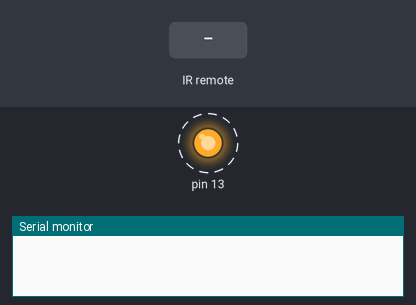
A sketch run on a simulated Arduino Uno, built with avr-gcc and run on an emulated ATmega328P. Parts: output pins drawn as LEDs (lit = HIGH), the last lines printed to the serial monitor. Dashed ring = blinking. The inputs (shaded band) are chosen by the test bench.

Above: at 0.9 s.
1.3 s: infrared code 0xBA45FF00 received
At 1.75 s:
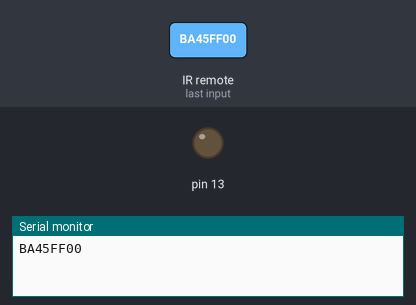
4.3 s: infrared code 0xB946FF00 received
At 4.5 s:
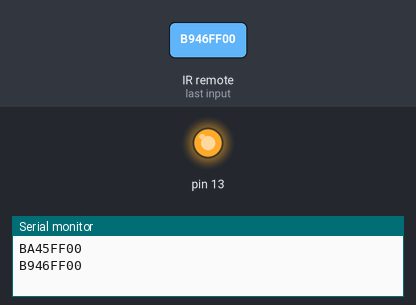
Timing chart, 0 to 13.3 s (numbered marks = the images above; inputs shaded):
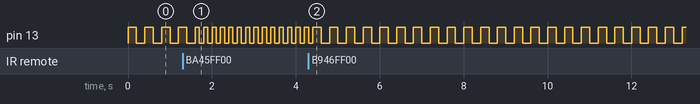

The sketch:

IR_Ctrl_LED.ino
```cpp
#include <IRremote.h> //库版本 3.7.1
volatile int time;    //闪烁时间间隔
IRrecv irrecv_A3(A3); //设定红外接收引脚为A3

void setup(){
  time = 200;             //赋初值200ms
  Serial.begin(9600);     //初始化串口 波特率9600
  irrecv_A3.enableIRIn(); //使能红外接收引脚
  pinMode(13, OUTPUT);    //板载LED引脚是D13 设置为输出
}

void loop(){
  if (irrecv_A3.decode()) {       //如果成功解码
    struct IRData *pIrData = &irrecv_A3.decodedIRData;  //准备读取解码信息
    long ir_item = pIrData->decodedRawData;             //将解码信息赋值给ir_item
    Serial.println(ir_item, HEX);                       //串口发送收到的编码
    irrecv_A3.resume();                                 //复位 便于下次接收
    if (ir_item == 0xBA45FF00) {                        //如果是按键1
      time = 100;                                       //LED闪烁间隔100ms
    } else if (ir_item == 0xB946FF00) {                 //如果是按键2
      time = 200;                                       //LED闪烁间隔200ms
    } else if (ir_item == 0xB847FF00) {                 //如果是按键3
      time = 300;                                       //LED闪烁间隔300ms
    }

  } else {

  }
  digitalWrite(13,HIGH);  //LED亮
  delay(time);            //延时等待
  digitalWrite(13,LOW);   //LED灭
  delay(time);            //延时等待
}
```

Measured:
- by itself, pin 13: repeats every 0.40 s: HIGH 0.20 s, LOW 0.20 s
